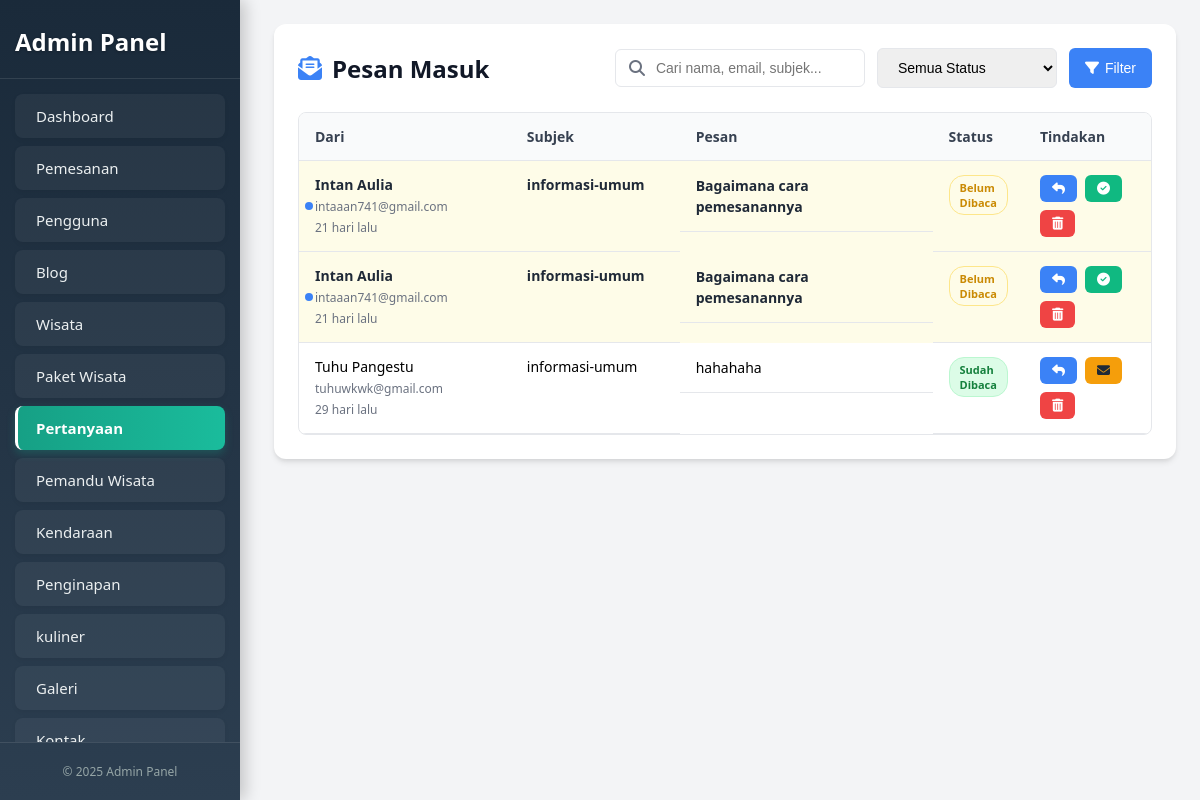
Page /newadmin/pertanyaan.php on the committed database.
### tables this page shows
CREATE TABLE `contact_messages` (
  `id_message` int NOT NULL,
  `first_name` varchar(100) NOT NULL,
  `last_name` varchar(100) NOT NULL,
  `email` varchar(100) NOT NULL,
  `phone` varchar(25) DEFAULT NULL,
  `subject` varchar(255) NOT NULL,
  `message` text NOT NULL,
  `received_at` timestamp NULL DEFAULT CURRENT_TIMESTAMP,
  `status` enum('unread','read','replied') DEFAULT 'unread'
);

### newadmin/pertanyaan.php (the view, shortened to what this page needs)
<?php
require_once '../backend/koneksi.php';
$messages_per_page = 10;
$current_page = isset($_GET['page']) && is_numeric($_GET['page']) ? (int)$_GET['page'] : 1;
function time_ago_message($timestamp_str) {
    try {
        $time_ago = strtotime($timestamp_str);
        $current_time = time();
        $time_difference = $current_time - $time_ago;
        $seconds = $time_difference;
        $minutes = round($seconds / 60);
        $hours = round($seconds / 3600);
        $days = round($seconds / 86400);
        if ($seconds <= 60) return "Baru saja";
        elseif ($minutes <= 60) return ($minutes == 1) ? "1 menit lalu" : "$minutes menit lalu";
        elseif ($hours <= 24) return ($hours == 1) ? "1 jam lalu" : "$hours jam lalu";
        else return ($days == 1) ? "Kemarin" : "$days hari lalu";
    } catch (Exception $e) {
        return 'Timestamp Invalid';
    }
}
function message_preview($text, $length = 100) {
    $text = strip_tags($text);
    return mb_strlen($text) > $length ? mb_substr($text, 0, $length) . '...' : $text;
}
$filter_search = isset($_GET['search']) ? trim($_GET['search']) : '';
$where_clauses = [];
$params = [];
$types = "";
$sql_base = "FROM contact_messages";
$sql_where = !empty($where_clauses) ? " WHERE " . implode(" AND ", $where_clauses) : "";
$offset = ($current_page - 1) * $messages_per_page;
$messages = [];
$sql_messages = "SELECT id_message, first_name, last_name, email, subject, message, received_at, status "
    . $sql_base . $sql_where . " ORDER BY received_at DESC LIMIT ? OFFSET ?";
$stmt_messages = $conn->prepare($sql_messages);
if ($stmt_messages) {
    $current_params = $params;
    $current_types = $types;
    $current_params[] = $messages_per_page;
    $current_types .= "i";
    $current_params[] = $offset;
    $current_types .= "i";
    if (!empty($current_params)) {
        $stmt_messages->bind_param($current_types, ...$current_params);
    }
    if ($stmt_messages->execute()) {
        $result_messages_data = $stmt_messages->get_result();
        while ($row = $result_messages_data->fetch_assoc()) {
            $messages[] = $row;
        }
    } else {
        error_log("Error executing messages statement: " . $stmt_messages->error);
    }
}
$status_map = [
    'unread' => ['text' => 'Belum Dibaca', 'class' => 'status-unread', 'row_class' => 'unread'],
    'read' => ['text' => 'Sudah Dibaca', 'class' => 'status-read', 'row_class' => 'read'],
    'replied' => ['text' => 'Sudah Dibalas', 'class' => 'status-replied', 'row_class' => 'replied']
];
?>
<!DOCTYPE html>
<html lang="id">
<head>
 <link rel="stylesheet" href="https://cdnjs.cloudflare.com/ajax/libs/font-awesome/6.4.0/css/all.min.css">
</head>
<body>
 <?php include '../Komponen/sidebar_admin.php';  ?>
 <main>
  <div class="container">
    <div class="page-header">
     <h2><i class="fas fa-envelope-open-text"></i> Pesan Masuk</h2>
     <form method="GET" action="" class="search-filter-form">
       <div class="search-container">
         <i class="fas fa-search"></i>
         <input type="text" name="search" id="searchInput" placeholder="Cari nama, email, subjek..." value="<?php echo htmlspecialchars($filter_search); ?>">
       </div>
       <select name="status_filter" class="filter-select">
         <option value="">Semua Status</option>
       </select>
       <button type="submit" class="btn-apply-filter"><i class="fas fa-filter"></i><span>Filter</span></button>
     </form>
    </div>
    <div style="overflow-x:auto;">
      <table>
        <thead>
          <tr>
            <th style="width: 25%;">Dari</th>
            <th style="width: 20%;">Subjek</th>
            <th style="width: 30%;">Pesan</th>
            <th style="width: 10%;">Status</th>
            <th style="width: 15%;">Tindakan</th>
          </tr>
        </thead>
        <tbody>
          <?php if (!empty($messages)): ?>
            <?php foreach ($messages as $msg): ?>
              <?php $current_status_info = $status_map[$msg['status']]; ?>
              <tr class="<?php echo htmlspecialchars($current_status_info['row_class']); ?>">
                <td class="cell-nama">
                  <?php echo htmlspecialchars(trim($msg['first_name'] . ' ' . $msg['last_name'])); ?>
                  <span class="timestamp"><?php echo htmlspecialchars($msg['email']); ?></span>
                  <span class="timestamp"><?php echo time_ago_message($msg['received_at']); ?></span>
                </td>
                <td><?php echo htmlspecialchars($msg['subject']); ?></td>
                <td class="message-preview" title="<?php echo htmlspecialchars($msg['message']); ?>"><?php echo htmlspecialchars(message_preview($msg['message'], 100)); ?></td>
                <td>
                  <span class="status-badge <?php echo htmlspecialchars($current_status_info['class']); ?>">
                    <?php echo htmlspecialchars($current_status_info['text']); ?>
                  </span>
                </td>
                <td>
                  <div class="action-buttons">
                    <a href="aksi_pesan.php?action=reply&id=<?php echo $msg['id_message']; ?>&email=<?php echo htmlspecialchars($msg['email']); ?>&subject=<?php echo htmlspecialchars(rawurlencode($msg['subject'])); ?>" class="btn btn-reply" title="Balas & Tandai Sudah Dibalas">
                      <i class="fas fa-reply"></i>
                    </a>
                    <?php if ($msg['status'] == 'unread'): ?>
                      <a href="aksi_pesan.php?action=mark_read&id=<?php echo $msg['id_message']; ?>" class="btn btn-mark-read" title="Tandai Sudah Dibaca">
                        <i class="fas fa-check-circle"></i>
                      </a>
                    <?php else:  ?>
                      <a href="aksi_pesan.php?action=mark_unread&id=<?php echo $msg['id_message']; ?>" class="btn btn-mark-unread" title="Tandai Belum Dibaca">
                        <i class="fas fa-envelope"></i>
                      </a>
                    <?php endif; ?>
                    <a href="aksi_pesan.php?action=delete&id=<?php echo $msg['id_message']; ?>" class="btn btn-delete" title="Hapus Pesan" onclick="return confirm('Anda yakin ingin menghapus pesan ini secara permanen?');">
                      <i class="fas fa-trash-alt"></i>
                    </a>
                  </div>
                </td>
              </tr>
            <?php endforeach; ?>
          <?php endif; ?>
        </tbody>
      </table>
    </div>
  </div>
 </main>
</body>
</html>

### newadmin/pertanyaan.php (style rules this page uses)
:root { --primary: #3b82f6; --primary-dark: #2563eb; --danger: #ef4444; --danger-dark: #dc2626; --success: #10b981; --success-dark: #059669; --warning: #f59e0b; --warning-dark: #d97706; --unread-bg: #fefce8; --header-bg: #f9fafb; --border-color: #e5e7eb; --text-light: #6b7280; --shadow: 0 4px 6px -1px rgba(0, 0, 0, 0.1), 0 2px 4px -1px rgba(0, 0, 0, 0.06); }
* { margin: 0; padding: 0; box-sizing: border-box; }
body { background-color: #f3f4f6; font-family: 'Segoe UI', sans-serif; }
main { margin-left: 250px; padding: 24px; transition: all 0.3s ease; }
.container { background-color: white; padding: 24px; border-radius: 12px; box-shadow: var(--shadow); }
.page-header { display: flex; justify-content: space-between; align-items: center; margin-bottom: 24px; flex-wrap: wrap; gap: 16px; }
h2 { font-size: 24px; font-weight: 700; color: #111827; display: flex; align-items: center; gap: 10px; }
h2 i { color: var(--primary); }
.search-filter-form { display: flex; gap: 12px; flex-wrap: wrap; }
.search-container { position: relative; display: flex; align-items: center; }
.search-container input, .filter-select { padding: 10px 16px; border: 1px solid var(--border-color); border-radius: 6px; font-size: 14px; }
.search-container input { padding-left: 40px; width: 250px; }
.filter-select { min-width: 180px; }
.search-container i.fa-search { position: absolute; left: 14px; color: var(--text-light); }
.btn-apply-filter { background: var(--primary); color: white; border: none; padding: 10px 16px; border-radius: 6px; cursor: pointer; font-size: 14px; font-weight: 500; display: flex; align-items: center; gap: 6px; }
table { width: 100%; border-collapse: separate; border-spacing: 0; border: 1px solid var(--border-color); border-radius: 8px; overflow: hidden; }
thead { background-color: var(--header-bg); text-align: left; }
th, td { padding: 14px 16px; font-size: 14px; vertical-align: top; border-bottom: 1px solid var(--border-color); }
th { color: #374151; font-weight: 600; }
tr.unread { background-color: var(--unread-bg); font-weight: 600; color: #1f2937; }
td.cell-nama { position: relative; }
tr.unread td.cell-nama::before { content: ''; position: absolute; left: 6px; top: 50%; transform: translateY(-50%); width: 8px; height: 8px; background-color: var(--primary); border-radius: 50%; }
.message-preview { display: -webkit-box; -webkit-line-clamp: 2; -webkit-box-orient: vertical; overflow: hidden; max-width: 300px; line-height: 1.5; }
.btn { padding: 7px 12px; border: none; border-radius: 6px; color: white; cursor: pointer; font-size: 13px; font-weight: 500; display: inline-flex; align-items: center; gap: 6px; text-decoration: none; }
.btn-reply { background-color: var(--primary); }
.btn-delete { background-color: var(--danger); }
.btn-mark-read { background-color: var(--success); }
.btn-mark-unread { background-color: var(--warning); color: #1f2937; }
.action-buttons { display: flex; gap: 8px; flex-wrap: wrap; }
.status-badge { display: inline-block; padding: 4px 10px; border-radius: 15px; font-size: 11px; font-weight: 600; }
.status-unread { background-color: var(--unread-bg); color: #ca8a04; border: 1px solid #fde68a; }
.status-read { background-color: #dcfce7; color: #15803d; border: 1px solid #bbf7d0; }
.timestamp { color: var(--text-light); font-size: 12px; margin-top: 4px; display: block; font-weight: 400; }

### rows in the picture
contact_messages: first_name+last_name "Intan Aulia", email "intaaan741@gmail.com", received_at "21 hari lalu", subject "informasi-umum", message "Bagaimana cara pemesanannya", status "Belum Dibaca"
contact_messages: first_name+last_name "Intan Aulia", email "intaaan741@gmail.com", received_at "21 hari lalu", subject "informasi-umum", message "Bagaimana cara pemesanannya", status "Belum Dibaca"
contact_messages: first_name+last_name "Tuhu Pangestu", email "tuhuwkwk@gmail.com", received_at "29 hari lalu", subject "informasi-umum", message "hahahaha", status "Sudah Dibaca"
